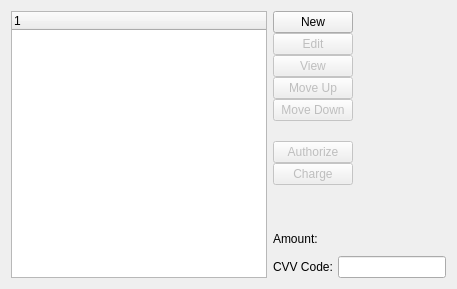
     <widget class="QWidget" name="_creditCardPage">
      <attribute name="title">
       <string>Pa&amp;yment</string>
      </attribute>
      <layout class="QGridLayout">
       <item row="0" column="0" rowspan="2">
        <widget class="XTreeWidget" name="_cc">
         <property name="sizePolicy">
          <sizepolicy hsizetype="Expanding" vsizetype="Expanding">
           <horstretch>1</horstretch>
           <verstretch>0</verstretch>
          </sizepolicy>
         </property>
         <property name="focusPolicy">
          <enum>Qt::NoFocus</enum>
         </property>
        </widget>
       </item>
       <item row="0" column="1">
        <layout class="QHBoxLayout">
         <item>
          <layout class="QGridLayout">
           <property name="verticalSpacing">
            <number>0</number>
           </property>
           <item row="0" column="0">
            <widget class="QPushButton" name="_newCC">
             <property name="text">
              <string>New</string>
             </property>
            </widget>
           </item>
           <item row="1" column="0">
            <widget class="QPushButton" name="_editCC">
             <property name="enabled">
              <bool>false</bool>
             </property>
             <property name="text">
              <string>Edit</string>
             </property>
            </widget>
           </item>
           <item row="2" column="0">
            <widget class="QPushButton" name="_viewCC">
             <property name="enabled">
              <bool>false</bool>
             </property>
             <property name="focusPolicy">
              <enum>Qt::NoFocus</enum>
             </property>
             <property name="text">
              <string>View</string>
             </property>
            </widget>
           </item>
           <item row="3" column="0">
            <widget class="QPushButton" name="_upCC">
             <property name="enabled">
              <bool>false</bool>
             </property>
             <property name="focusPolicy">
              <enum>Qt::NoFocus</enum>
             </property>
             <property name="text">
              <string>Move Up</string>
             </property>
            </widget>
           </item>
           <item row="4" column="0">
            <widget class="QPushButton" name="_downCC">
             <property name="enabled">
              <bool>false</bool>
             </property>
             <property name="focusPolicy">
              <enum>Qt::NoFocus</enum>
             </property>
             <property name="text">
              <string>Move Down</string>
             </property>
            </widget>
           </item>
           <item row="5" column="0">
            <spacer>
             <property name="orientation">
              <enum>Qt::Vertical</enum>
             </property>
             <property name="sizeType">
              <enum>QSizePolicy::Expanding</enum>
             </property>
             <property name="sizeHint" stdset="0">
              <size>
               <width>20</width>
               <height>20</height>
              </size>
             </property>
            </spacer>
           </item>
           <item row="6" column="0">
            <widget class="QPushButton" name="_authorize">
             <property name="enabled">
              <bool>false</bool>
             </property>
             <property name="focusPolicy">
              <enum>Qt::NoFocus</enum>
             </property>
             <property name="text">
              <string>Authorize</string>
             </property>
            </widget>
           </item>
           <item row="7" column="0">
            <widget class="QPushButton" name="_charge">
             <property name="enabled">
              <bool>false</bool>
             </property>
             <property name="focusPolicy">
              <enum>Qt::NoFocus</enum>
             </property>
             <property name="text">
              <string>Charge</string>
             </property>
            </widget>
           </item>
           <item row="8" column="0">
            <spacer>
             <property name="orientation">
              <enum>Qt::Vertical</enum>
             </property>
             <property name="sizeType">
              <enum>QSizePolicy::Expanding</enum>
             </property>
             <property name="sizeHint" stdset="0">
              <size>
               <width>20</width>
               <height>41</height>
              </size>
             </property>
            </spacer>
           </item>
          </layout>
         </item>
         <item>
          <spacer>
           <property name="orientation">
            <enum>Qt::Horizontal</enum>
           </property>
           <property name="sizeHint" stdset="0">
            <size>
             <width>40</width>
             <height>20</height>
            </size>
           </property>
          </spacer>
         </item>
        </layout>
       </item>
       <item row="1" column="1">
        <layout class="QGridLayout">
         <property name="spacing">
          <number>5</number>
         </property>
         <item row="0" column="0">
          <widget class="QLabel" name="_CCAmountLit">
           <property name="text">
            <string>Amount:</string>
           </property>
           <property name="alignment">
            <set>Qt::AlignLeading|Qt::AlignLeft|Qt::AlignVCenter</set>
           </property>
          </widget>
         </item>
         <item row="1" column="0" colspan="2">
          <widget class="CurrCluster" name="_CCAmount">
           <property name="sizePolicy">
            <sizepolicy hsizetype="Maximum" vsizetype="Preferred">
             <horstretch>0</horstretch>
             <verstretch>0</verstretch>
            </sizepolicy>
           </property>
           <property name="currencyEditable" stdset="0">
            <bool>false</bool>
           </property>
          </widget>
         </item>
         <item row="2" column="0">
          <widget class="QLabel" name="_CCCVVLit">
           <property name="text">
            <string>CVV Code:</string>
           </property>
          </widget>
         </item>
         <item row="2" column="1">
          <widget class="XLineEdit" name="_CCCVV">
           <property name="sizePolicy">
            <sizepolicy hsizetype="Maximum" vsizetype="Fixed">
             <horstretch>0</horstretch>
             <verstretch>0</verstretch>
            </sizepolicy>
           </property>
          </widget>
         </item>
        </layout>
       </item>
      </layout>
     </widget>
